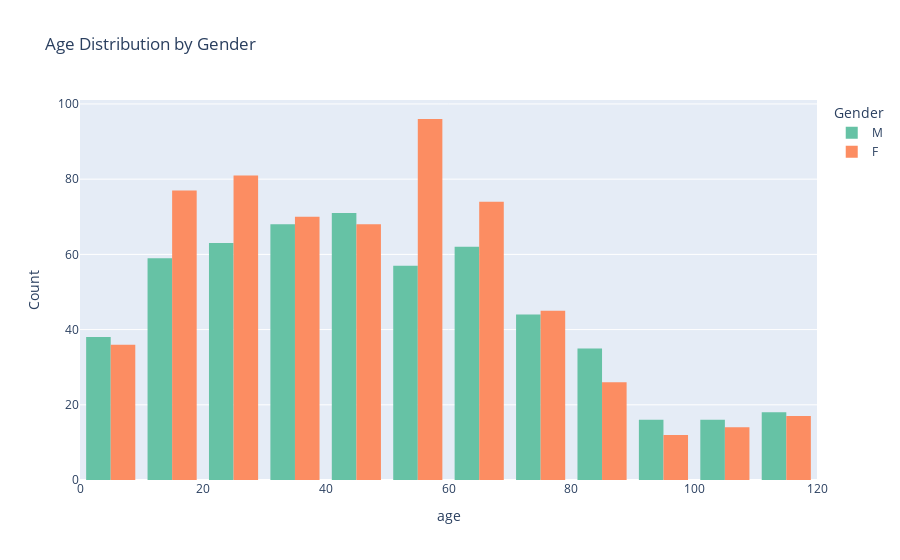

This figure's notebook cell:
### Code cell
# Age Distribution by Gender
fig = px.histogram(
    df_patients,
    x='age',  # Ensure the column name matches your DataFrame
    title="Age Distribution by Gender",
    labels={'AGE': 'Age', 'GENDER': 'Gender'},
    nbins=20,  # Adjust the number of bins for grouping ages
    color='GENDER',  # Differentiate by gender
    color_discrete_sequence=px.colors.qualitative.Set2  # Use a color palette
)

# Update layout for better readability
fig.update_layout(
    xaxis_title="age",
    yaxis_title="Count",
    legend_title="Gender",
    barmode='group'  # Group bars for better comparison
)

# Show the plot
fig.show()

### Figure 1 — Plotly figure (JSON) as saved in the notebook; plotly's stock layout.template omitted (floating-point values rounded to 4 significant figures; data arrays with more than 128 entries replaced by an {"elided": "..."} marker saying what was removed)
{"data": [{"alignmentgroup": "True", "bingroup": "x", "hovertemplate": "Gender=M<br>age=%{x}<br>count=%{y}<extra></extra>", "legendgroup": "M", "marker": {"color": "rgb(102,194,165)", "pattern": {"shape": ""}}, "name": "M", "nbinsx": 20, "offsetgroup": "M", "orientation": "v", "showlegend": true, "type": "histogram", "x": {"elided": "547 float values"}, "xaxis": "x", "yaxis": "y"}, {"alignmentgroup": "True", "bingroup": "x", "hovertemplate": "Gender=F<br>age=%{x}<br>count=%{y}<extra></extra>", "legendgroup": "F", "marker": {"color": "rgb(252,141,98)", "pattern": {"shape": ""}}, "name": "F", "nbinsx": 20, "offsetgroup": "F", "orientation": "v", "showlegend": true, "type": "histogram", "x": {"elided": "616 float values"}, "xaxis": "x", "yaxis": "y"}], "layout": {"autosize": true, "barmode": "group", "legend": {"title": {"text": "Gender"}, "tracegroupgap": 0}, "title": {"text": "Age Distribution by Gender"}, "xaxis": {"anchor": "y", "autorange": true, "domain": [0, 1], "range": [0, 120], "title": {"text": "age"}, "type": "linear"}, "yaxis": {"anchor": "x", "autorange": true, "domain": [0, 1], "range": [0, 101.1], "title": {"text": "Count"}}}}
